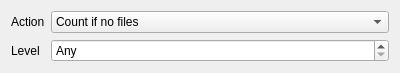
<?xml version="1.0" encoding="UTF-8"?>
<ui version="4.0">
 <class>EmptyrapWidget</class>
 <widget class="QWidget" name="EmptyrapWidget">
  <property name="geometry">
   <rect>
    <x>0</x>
    <y>0</y>
    <width>400</width>
    <height>72</height>
   </rect>
  </property>
  <property name="windowTitle">
   <string>Count empty directories</string>
  </property>
  <property name="windowIcon">
   <iconset theme="folder-new">
    <normaloff>.</normaloff>.</iconset>
  </property>
  <layout class="QFormLayout" name="formLayout">
   <property name="fieldGrowthPolicy">
    <enum>QFormLayout::AllNonFixedFieldsGrow</enum>
   </property>
   <property name="rowWrapPolicy">
    <enum>QFormLayout::DontWrapRows</enum>
   </property>
   <property name="labelAlignment">
    <set>Qt::AlignLeading|Qt::AlignLeft|Qt::AlignVCenter</set>
   </property>
   <property name="formAlignment">
    <set>Qt::AlignLeading|Qt::AlignLeft|Qt::AlignVCenter</set>
   </property>
   <item row="0" column="0">
    <widget class="QLabel" name="actionLabel">
     <property name="text">
      <string>Action</string>
     </property>
    </widget>
   </item>
   <item row="0" column="1">
    <widget class="QComboBox" name="actionCombo">
     <item>
      <property name="text">
       <string>Count if no files</string>
      </property>
     </item>
     <item>
      <property name="text">
       <string>Count if no objects</string>
      </property>
     </item>
    </widget>
   </item>
   <item row="1" column="0">
    <widget class="QLabel" name="levelLabel">
     <property name="text">
      <string>Level</string>
     </property>
     <property name="buddy">
      <cstring>levelSpin</cstring>
     </property>
    </widget>
   </item>
   <item row="1" column="1">
    <widget class="QSpinBox" name="levelSpin">
     <property name="specialValueText">
      <string>Any</string>
     </property>
     <property name="minimum">
      <number>-1</number>
     </property>
     <property name="maximum">
      <number>99</number>
     </property>
     <property name="value">
      <number>-1</number>
     </property>
    </widget>
   </item>
  </layout>
 </widget>
 <resources/>
 <connections/>
</ui>
